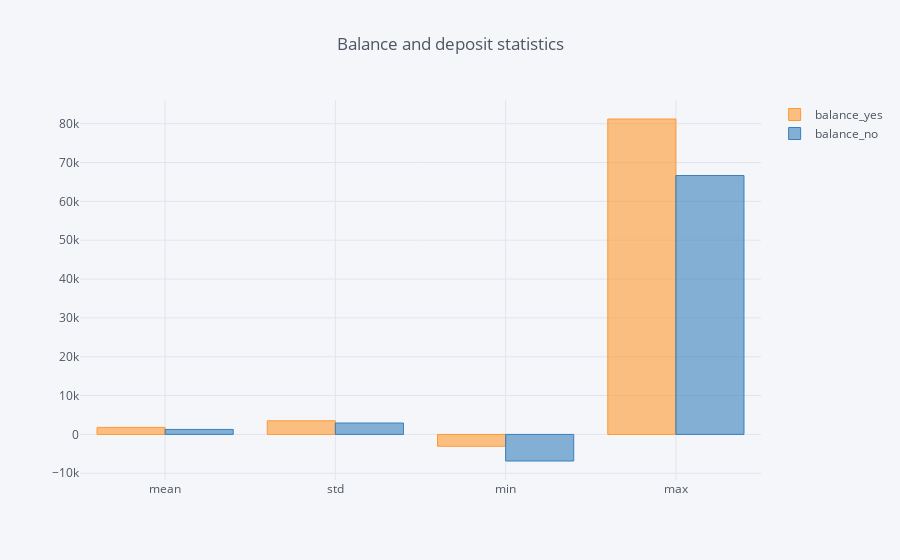

Notebook code for this chart:
### Code cell
b_df.drop(['count', '25%', '50%', '75%']).iplot(kind = 'bar', title = 'Balance and deposit statistics')

### Figure 1 — Plotly figure (JSON) as saved in the notebook; plotly's stock layout.template omitted (floating-point values rounded to 4 significant figures)
{"data": [{"marker": {"color": "rgba(255, 153, 51, 0.6)", "line": {"color": "rgba(255, 153, 51, 1.0)", "width": 1}}, "name": "balance_yes", "orientation": "v", "text": "", "type": "bar", "uid": "2ed43d90-fe6d-43ac-b24d-84721bb0b738", "x": ["mean", "std", "min", "max"], "y": [1804.0, 3501.0, -3058, 81204]}, {"marker": {"color": "rgba(55, 128, 191, 0.6)", "line": {"color": "rgba(55, 128, 191, 1.0)", "width": 1}}, "name": "balance_no", "orientation": "v", "text": "", "type": "bar", "uid": "f550ae09-5e89-4bd3-82d4-db38f0450cdd", "x": ["mean", "std", "min", "max"], "y": [1280.0, 2933.0, -6847, 66653]}], "layout": {"autosize": true, "legend": {"bgcolor": "#F5F6F9", "font": {"color": "#4D5663"}}, "paper_bgcolor": "#F5F6F9", "plot_bgcolor": "#F5F6F9", "title": {"font": {"color": "#4D5663"}, "text": "Balance and deposit statistics"}, "xaxis": {"autorange": true, "gridcolor": "#E1E5ED", "range": [-0.5, 3.5], "showgrid": true, "tickfont": {"color": "#4D5663"}, "title": {"font": {"color": "#4D5663"}, "text": ""}, "type": "category", "zerolinecolor": "#E1E5ED"}, "yaxis": {"autorange": true, "gridcolor": "#E1E5ED", "range": [-11740.0, 86100.0], "showgrid": true, "tickfont": {"color": "#4D5663"}, "title": {"font": {"color": "#4D5663"}, "text": ""}, "type": "linear", "zerolinecolor": "#E1E5ED"}}}
